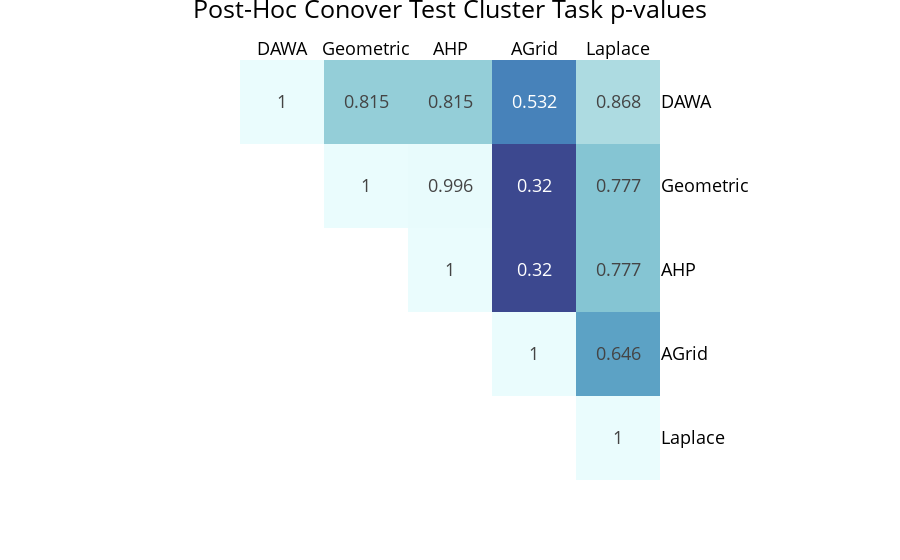

Here is the notebook cell this chart was saved with:
### Markdown cell above
#### Clusters Best Algorithm Table

### Code cell
filteredDfClusters = getFilteredArray(answerDataFrame, 'cluster')

dfOverall = getConoverPostHoc(filteredDfClusters)
cols = ['DAWA', 'Geometric', 'AHP', 'AGrid', 'Laplace']
dfOverall = dfOverall.reindex(['DAWA', 'Geometric', 'AHP', 'AGrid', 'Laplace'])
dfOverall = dfOverall[cols] 
np.triu(np.ones(dfOverall.shape)).astype(np.bool)[0:5,0:5]
pd.set_option('precision', 3)
df_lt = dfOverall.where(np.triu(np.ones(dfOverall.shape)).astype(np.bool)[0:5,0:5]).round(3)
fig = px.imshow(df_lt, text_auto=True, color_continuous_scale="ice", zmax=1,zmin=0)
fig.update_layout(plot_bgcolor="white")
fig.update_layout(font = dict(size = 18, color = 'black'))
fig.update_coloraxes(showscale=False)
fig.update_layout(title_text='Post-Hoc Conover Test Cluster Task p-values', title_x=0.5, title_y = 1)
fig['layout']['xaxis']['side'] = 'top'
fig['layout']['yaxis']['side'] = 'right'
fig.write_image("post-hoc-cluster.svg")
fig.show()

### Figure 1 — Plotly figure (JSON) as saved in the notebook; plotly's stock layout.template omitted (floating-point values rounded to 4 significant figures)
{"data": [{"coloraxis": "coloraxis", "hovertemplate": "x: %{x}<br>y: %{y}<br>color: %{z}<extra></extra>", "name": "0", "texttemplate": "%{z}", "type": "heatmap", "x": ["DAWA", "Geometric", "AHP", "AGrid", "Laplace"], "xaxis": "x", "y": ["DAWA", "Geometric", "AHP", "AGrid", "Laplace"], "yaxis": "y", "z": [[1, 0.815, 0.815, 0.532, 0.868], [null, 1, 0.996, 0.32, 0.777], [null, null, 1, 0.32, 0.777], [null, null, null, 1, 0.646], [null, null, null, null, 1]]}], "layout": {"coloraxis": {"cmax": 1, "cmin": 0, "colorscale": [[0, "rgb(3, 5, 18)"], [0.09091, "rgb(25, 25, 51)"], [0.1818, "rgb(44, 42, 87)"], [0.2727, "rgb(58, 60, 125)"], [0.3636, "rgb(62, 83, 160)"], [0.4545, "rgb(62, 109, 178)"], [0.5455, "rgb(72, 134, 187)"], [0.6364, "rgb(89, 159, 196)"], [0.7273, "rgb(114, 184, 205)"], [0.8182, "rgb(149, 207, 216)"], [0.9091, "rgb(192, 229, 232)"], [1, "rgb(234, 252, 253)"]], "showscale": false}, "font": {"color": "black", "size": 18}, "margin": {"t": 60}, "plot_bgcolor": "white", "title": {"text": "Post-Hoc Conover Test Cluster Task p-values", "x": 0.5, "y": 1}, "xaxis": {"anchor": "y", "constrain": "domain", "domain": [0, 1], "scaleanchor": "y", "side": "top"}, "yaxis": {"anchor": "x", "autorange": "reversed", "constrain": "domain", "domain": [0, 1], "side": "right"}}}
